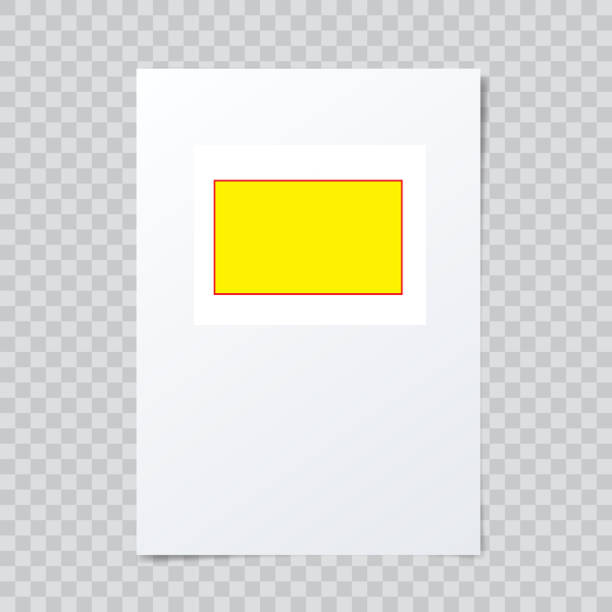
#> input picture test.jpg, 612 x 612 px, given in place of 1.jpg, which was not available
$ jupyter execute 'working notebook.ipynb'
#> lines starting #> are read from the running program, lines starting #| are printed output that depends on the picture; after the words box and inside, x2 and y2 are one past the last pixel; in counts of white or black regions, pixels touching at a corner belong together; pictures that were not available may be replaced by others from this repository, and a replacement may not be noted
#> further down, img is the input picture: shape (612, 612, 3); mean B, G, R 214.5, 225.4, 225.7
[cell 1]
def getContours(img,cThr=[100,100],showCanny=False,minArea=1000,filter=0,draw =False):
#> called with showCanny = True, minArea = 50000, filter = 4, draw = False
    imgGray = cv2.cvtColor(img,cv2.COLOR_BGR2GRAY)
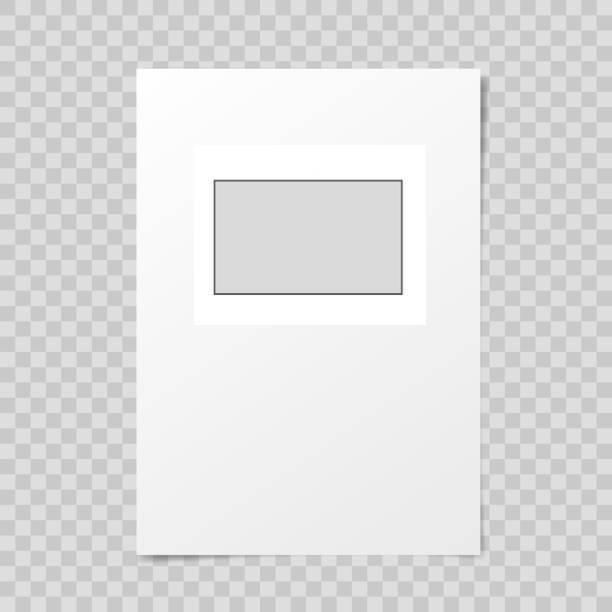
#> imgGray: shape (612, 612); min 70, max 255, mean 224.3
    imgBlur = cv2.GaussianBlur(imgGray,(5,5),1)
    imgCanny = cv2.Canny(imgBlur,cThr[0],cThr[1])
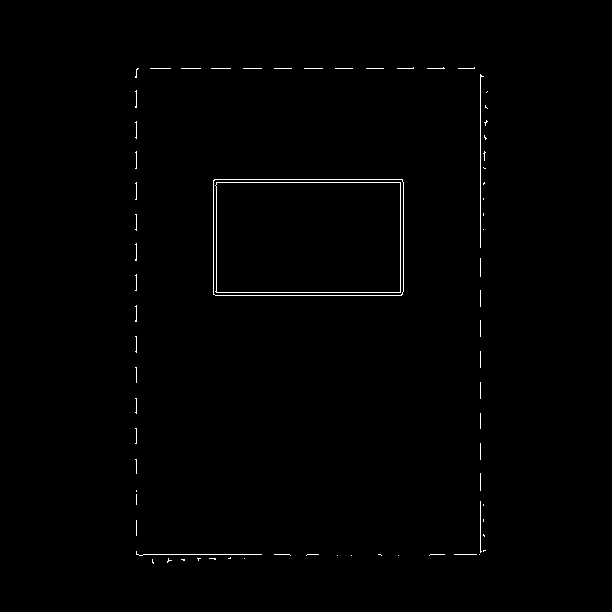
#> imgCanny: shape (612, 612); 0.63% white in thin lines or dots, all inside (x1, y1, x2, y2) = (135, 67, 488, 564)
    kernel = np.ones((5,5))
    imgDial = cv2.dilate(imgCanny,kernel,iterations=3)
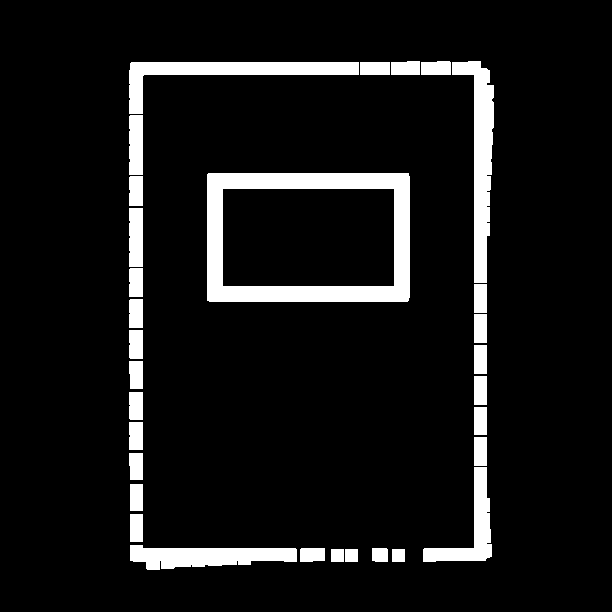
#> imgDial: shape (612, 612); 8.5% white; 31 white regions, largest, box (x1, y1, x2, y2) and area: (207, 173, 410, 302) 9589, (452, 61, 494, 283) 3902, (129, 62, 359, 114) 3525
    imgThre = cv2.erode(imgDial,kernel,iterations=2)
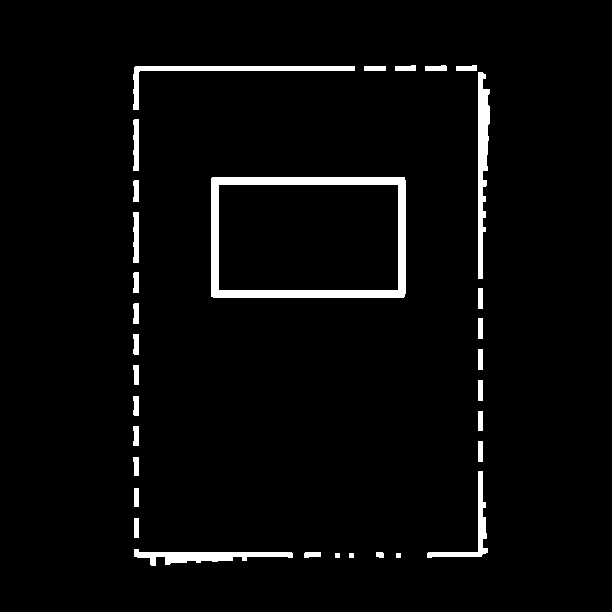
#> imgThre: shape (612, 612); 3.4% white; 32 white regions
    if showCanny:cv2.imshow('Canny',imgThre)
    contours,hiearchy = cv2.findContours(imgThre,cv2.RETR_EXTERNAL,cv2.CHAIN_APPROX_SIMPLE)
#> contours = 32 contours, 3 with area under 20; largest, box (x1, y1, x2, y2) and area: (211, 177, 406, 298) 23272, (478, 72, 490, 279) 1359, (134, 549, 293, 566) 1061, (133, 66, 355, 110) 1054, (427, 471, 488, 558) 657; hiearchy = 32 rows, first 6: [1, -1, -1, -1], [2, 0, -1, -1], [3, 1, -1, -1], [4, 2, -1, -1], [5, 3, -1, -1], [6, 4, -1, -1]
    finalCountours = []
    for i in contours:
        area = cv2.contourArea(i)
        if area > minArea:
            peri = cv2.arcLength(i,True)
            approx = cv2.approxPolyDP(i,0.02*peri,True)
            bbox = cv2.boundingRect(approx)
            if filter > 0:
                if len(approx) == filter:
                    finalCountours.append([len(approx),area,approx,bbox,i])
            else:
                finalCountours.append([len(approx),area,approx,bbox,i])
#> this loop made 32 passes
#> area on passes 4, 5, 6, 9, 10, 12, 14, 16, 18, 20, 22, 23: 32, 68, 1061, 657, 76.5, 85, 85.5, 80.5, 89.5, 90.5, 89.5, 220
#> (i, area) on passes 7, 8, 11, 13, 15, 17: ([[134, 518], [134, 537], [138, 537], [138, 518]], 76), ([[134, 488], [134, 506], [138, 506], [138, 488]], 72), ([[478, 441], [478, 461], [482, 461], [482, 441]], 80), ([[478, 411], [478, 430], [482, 430], [482, 411]], 76), ([[478, 380], [478, 400], [482, 400], [482, 380]], 80), ([[478, 349], [478, 369], [482, 369], [482, 349]], 80)
#> after the loop, finalCountours = []
    finalCountours = sorted(finalCountours,key = lambda x:x[1] ,reverse= True)
    if draw:
        for con in finalCountours:
            cv2.drawContours(img,con[4],-1,(0,0,255),3)
    return img, finalCountours

[cell 2]
def reorder(myPoints):
    #print(myPoints.shape)
    myPointsNew = np.zeros_like(myPoints)
    myPoints = myPoints.reshape((4,2))
    add = myPoints.sum(1)
    myPointsNew[0] = myPoints[np.argmin(add)]
    myPointsNew[3] = myPoints[np.argmax(add)]
    diff = np.diff(myPoints,axis=1)
    myPointsNew[1]= myPoints[np.argmin(diff)]
    myPointsNew[2] = myPoints[np.argmax(diff)]
    return myPointsNew

def warpImg (img,points,w,h,pad=20):
    # print(points)
    points =reorder(points)
    pts1 = np.float32(points)
    pts2 = np.float32([[0,0],[w,0],[0,h],[w,h]])
    matrix = cv2.getPerspectiveTransform(pts1,pts2)
    imgWarp = cv2.warpPerspective(img,matrix,(w,h))
    imgWarp = imgWarp[pad:imgWarp.shape[0]-pad,pad:imgWarp.shape[1]-pad]
    return imgWarp

[cell 3]
def findDis(pts1,pts2):
    return ((pts2[0]-pts1[0])**2 + (pts2[1]-pts1[1])**2)**0.5

[cell 4]
# !pip install opencv-python==4.2.0.32

[cell 5]
import cv2
import numpy as np
# from utils.py import getContours
# from google.colab.patches import cv2_imshow

[cell 6]
webcam = False
path = 'D:\\Real-Time-Object-Measurement-master\\1.jpg'
cap = cv2.VideoCapture(0)
cap.set(10,160)
cap.set(3,1920)
cap.set(4,1080)
scale=3
wP = 210*scale
hP = 297*scale

[cell 7]
while True:
    if webcam:
        success,img = cap.read()
    else:
        img = cv2.imread(path)

#     img , conts = getContours(img,showCanny=True,draw=True)
    imgConturs , conts = getContours(img,showCanny=True,minArea=50000,filter=4)
#> conts = []

    if len(conts) != 0:
        biggest = conts[0][2]
#         print(biggest)
        imgWarp = warpImg(img,biggest,wP,hP)
        imgConturs2 , conts2 = getContours(imgWarp,minArea=2000,filter=4,cThr=[50,50],draw=False)

        if len(conts) != 0:
            for obj in conts2:
                cv2.polylines(imgConturs2,[obj[2]],True,(0,255,0),2)
                nPoints = reorder(obj[2])
                nW = round((findDis(nPoints[0][0]//scale,nPoints[1][0]//scale)/10),1)
                nH = round((findDis(nPoints[0][0]//scale,nPoints[2][0]//scale)/10),1)

                cv2.arrowedLine(imgConturs2, (nPoints[0][0][0], nPoints[0][0][1]), (nPoints[1][0][0], nPoints[1][0][1]),
                                (255, 0, 255), 3, 8, 0, 0.05)
                cv2.arrowedLine(imgConturs2, (nPoints[0][0][0], nPoints[0][0][1]), (nPoints[2][0][0], nPoints[2][0][1]),
                                (255, 0, 255), 3, 8, 0, 0.05)
                x, y, w, h = obj[3]
                cv2.putText(imgConturs2, '{}cm'.format(nW), (x + 30, y - 10), cv2.FONT_HERSHEY_COMPLEX_SMALL, 1.5,
                            (255, 0, 255), 2)
                cv2.putText(imgConturs2, '{}cm'.format(nH), (x - 70, y + h // 2), cv2.FONT_HERSHEY_COMPLEX_SMALL, 1.5,
                            (255, 0, 255), 2)

        cv2.imshow('A4',imgConturs2)

    img = cv2.resize(img,(0,0),None,0.5,0.5)
#> img: shape (306, 306, 3)
    cv2.imshow('original',img)
#     cv2.waitKey(1)
    if cv2.waitKey(0) & 0xFF == ord('q'):
#> (key q is pressed here)
        break
